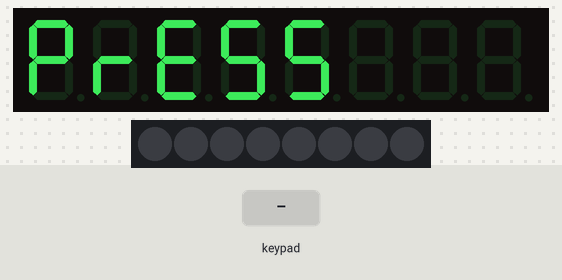
The program below on a simulated ESP32. On the bench: 8-digit seven-segment display, 8 RGB LEDs in strip order, left to right. Wiring (inferred from the names in the program): TM1638 display and keys: STB GPIO 4; clock GPIO 16; DIO GPIO 17. The test bench sets the inputs (shaded band).

Above: at 15.0 s.
16.0 s: keypad keys 1 2 3 4 pressed 0.47 s apart
At 16.28 s:
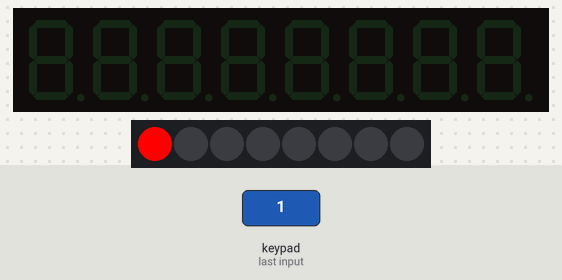
19.3 s: key '5' pressed
At 19.58 s:
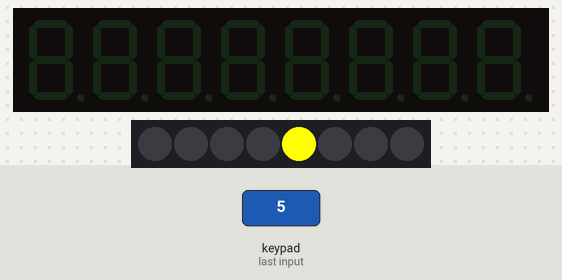
21.1 s: keypad keys 1 2 3 4 pressed 0.47 s apart
At 21.84 s:
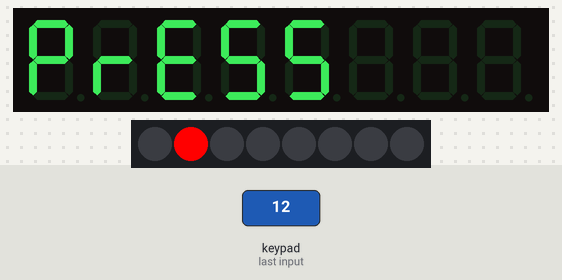
24.4 s: key '2' pressed
At 24.52 s:
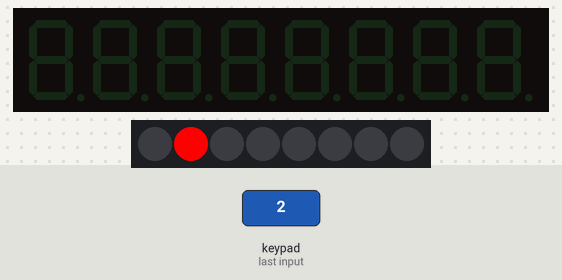
Timing chart, 0 to 27.1 s (numbered marks = the images above; inputs shaded):
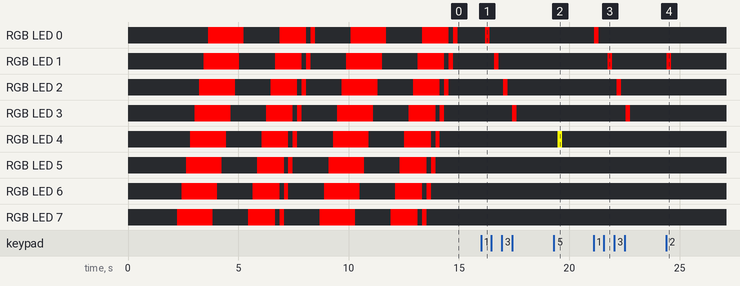

The program:

main.cpp
```cpp
#include <Arduino.h>
#include <vector>
#include <map>

// put function declarations here:

uint8_t readButtons(void);
void setLed(uint8_t value, uint8_t position);


// https://blog.3d-logic.com/2015/01/10/using-a-tm1638-based-board-with-arduino/

#include "wiring_shift_mod.h"

#define CLOCK_TYPE CLOCK_INVERT
#define CLOCK_DELAY_US 1

const int strobe_pin =  4;
const int clock_pin  = 16;
const int data_pin   = 17;

#define COUNTING_MODE 0
#define SCROLL_MODE 1
#define BUTTON_MODE 2

// https://en.wikichip.org/wiki/seven-segment_display/representing_letters

const unsigned char seven_seg_digits_decode_gfedcba[75]= {
/*  0     1     2     3     4     5     6     7     8     9     :     ;     */
    0x3F, 0x06, 0x5B, 0x4F, 0x66, 0x6D, 0x7D, 0x07, 0x7F, 0x6F, 0x00, 0x00,
/*  <     =     >     ?     @     A     B     C     D     E     F     G     */
    0x00, 0x00, 0x00, 0x00, 0x00, 0x77, 0x7C, 0x39, 0x5E, 0x79, 0x71, 0x3D,
/*  H     I     J     K     L     M     N     O     P     Q     R     S     */
    0x76, 0x30, 0x1E, 0x75, 0x38, 0x55, 0x54, 0x5C, 0x73, 0x67, 0x50, 0x6D,
/*  T     U     V     W     X     Y     Z     [     \     ]     ^     _     */
    0x78, 0x3E, 0x1C, 0x1D, 0x64, 0x6E, 0x5B, 0x00, 0x00, 0x00, 0x00, 0x00,
/*  `     a     b     c     d     e     f     g     h     i     j     k     */
    0x00, 0x77, 0x7C, 0x39, 0x5E, 0x79, 0x71, 0x3D, 0x76, 0x30, 0x1E, 0x75,
/*  l     m     n     o     p     q     r     s     t     u     v     w     */
    0x38, 0x55, 0x54, 0x5C, 0x73, 0x67, 0x50, 0x6D, 0x78, 0x3E, 0x1C, 0x1D,
/*  x     y     z     */
    0x64, 0x6E, 0x5B
};

unsigned char decode_7seg(unsigned char chr)
{ /* Implementation uses ASCII */
    if (chr > (unsigned char)'z')
        return 0x00;
	return seven_seg_digits_decode_gfedcba[chr - '0'];
}

void sendCommand(uint8_t value)
{
  digitalWrite(strobe_pin, LOW);
  shiftOutMod(data_pin, clock_pin, LSBFIRST, CLOCK_TYPE, CLOCK_DELAY_US, value);
  digitalWrite(strobe_pin, HIGH);
}

void reset()
{
  sendCommand(0x40); // set auto increment mode
  digitalWrite(strobe_pin, LOW);
  shiftOutMod(data_pin, clock_pin, LSBFIRST, CLOCK_TYPE, CLOCK_DELAY_US, 0xc0);   // set starting address to 0
  for(uint8_t i = 0; i < 16; i++)
  {
    shiftOutMod(data_pin, clock_pin, LSBFIRST, CLOCK_TYPE, CLOCK_DELAY_US, 0x00);
  }
  digitalWrite(strobe_pin, HIGH);
}

bool counting()
{
                       /*0*/ /*1*/ /*2*/ /*3*/ /*4*/ /*5*/ /*6*/ /*7*/ /*8*/ /*9*/
  uint8_t digits[] = { 0x3f, 0x06, 0x5b, 0x4f, 0x66, 0x6d, 0x7d, 0x07, 0x7f, 0x6f };

  static uint8_t digit = 0;

  sendCommand(0x40);
  digitalWrite(strobe_pin, LOW);
  shiftOutMod(data_pin, clock_pin, LSBFIRST, CLOCK_TYPE, CLOCK_DELAY_US, 0xc0);
  for(uint8_t position = 0; position < 8; position++)
  {
    shiftOutMod(data_pin, clock_pin, LSBFIRST, CLOCK_TYPE, CLOCK_DELAY_US, digits[digit]);
    shiftOutMod(data_pin, clock_pin, LSBFIRST, CLOCK_TYPE, CLOCK_DELAY_US, 0x00);
  }

  digitalWrite(strobe_pin, HIGH);

  digit = ++digit % 10;
  return digit == 0;
}

bool counting1()
{
                       /*0*/ /*1*/ /*2*/ /*3*/ /*4*/ /*5*/ /*6*/ /*7*/ /*8*/ /*9*/
  uint8_t digits[] = { 0x3f, 0x06, 0x5b, 0x4f, 0x66, 0x6d, 0x7d, 0x07, 0x7f, 0x6f };

  static uint8_t digit = 0;

  sendCommand(0x40);
  digitalWrite(strobe_pin, LOW);
  shiftOutMod(data_pin, clock_pin, LSBFIRST, CLOCK_TYPE, CLOCK_DELAY_US, 0xc0);
  // uint8_t position = 0;
  for(uint8_t position = 0; position < 8; position++)
  {
    shiftOutMod(data_pin, clock_pin, LSBFIRST, CLOCK_TYPE, CLOCK_DELAY_US, (position %2 == 0) ? digits[digit] : 0x00) ;
    shiftOutMod(data_pin, clock_pin, LSBFIRST, CLOCK_TYPE, CLOCK_DELAY_US, 0x00); // led[position] off
  }

  digitalWrite(strobe_pin, HIGH);

  digit = ++digit % 10;
  return digit == 0;
}

bool scroll1()
{
  uint8_t scrollText[] =
  {
    /* */ /* */ /* */ /* */ /* */ /* */ /* */ /* */
    0x00, 0x00, 0x00, 0x00, 0x00, 0x00, 0x00, 0x00,
    /*H*/ /*E*/ /*L*/ /*L*/ /*O*/ /*.*/ /*.*/ /*.*/
    0x76, 0x79, 0x38, 0x38, 0x3f, 0x80, 0x80, 0x80,
    /* */ /* */ /* */ /* */ /* */ /* */ /* */ /* */
    0x00, 0x00, 0x00, 0x00, 0x00, 0x00, 0x00, 0x00,
    /*H*/ /*E*/ /*L*/ /*L*/ /*O*/ /*.*/ /*.*/ /*.*/
    0x76, 0x79, 0x38, 0x38, 0x3f, 0x80, 0x80, 0x80,
  };

  static uint8_t index = 0;
  uint8_t scrollLength = sizeof(scrollText);

  sendCommand(0x40);
  digitalWrite(strobe_pin, LOW);
  shiftOutMod(data_pin, clock_pin, LSBFIRST, CLOCK_TYPE, CLOCK_DELAY_US, 0xc0);

  for(int i = 0; i < 8; i++)
  {
    uint8_t c = scrollText[(index + i) % scrollLength];

    shiftOutMod(data_pin, clock_pin, LSBFIRST, CLOCK_TYPE, CLOCK_DELAY_US, c);
    shiftOutMod(data_pin, clock_pin, LSBFIRST, CLOCK_TYPE, CLOCK_DELAY_US, c != 0 ? 1 : 0); // led[position] on/off
  }

  digitalWrite(strobe_pin, HIGH);

  index = ++index % (scrollLength << 1);

  return index == 0;
}

bool scroll()
{
  uint8_t scrollText[] =
  {
    /* */ /* */ /* */ /* */ /* */ /* */ /* */ /* */
    0x00, 0x00, 0x00, 0x00, 0x00, 0x00, 0x00, 0x00,
    /*H*/ /*E*/ /*L*/ /*L*/ /*O*/ /*.*/ /*.*/ /*.*/
    0x76, 0x79, 0x38, 0x38, 0x3f, 0x80, 0x80, 0x80,
    /* */ /* */ /* */ /* */ /* */ /* */ /* */ /* */
    0x00, 0x00, 0x00, 0x00, 0x00, 0x00, 0x00, 0x00,
    /*H*/ /*E*/ /*L*/ /*L*/ /*O*/ /*.*/ /*.*/ /*.*/
     0x80, 0x76, 0x79, 0x38, 0x38, 0x3f, 0x00, 0x80,
  };

  static uint8_t index = 0;
  uint8_t scrollLength = sizeof(scrollText);

  sendCommand(0x40);
  digitalWrite(strobe_pin, LOW);
  shiftOutMod(data_pin, clock_pin, LSBFIRST, CLOCK_TYPE, CLOCK_DELAY_US, 0xc0);

  for(int i = 0; i < 8; i++)
  {
    uint8_t c = scrollText[(index + i) % scrollLength];

    shiftOutMod(data_pin, clock_pin, LSBFIRST, CLOCK_TYPE, CLOCK_DELAY_US, c);
    shiftOutMod(data_pin, clock_pin, LSBFIRST, CLOCK_TYPE, CLOCK_DELAY_US, c != 0 ? 1 : 0);
  }

  digitalWrite(strobe_pin, HIGH);

  index = ++index % (scrollLength << 1);

  return index == 0;
}

void buttons()
{
  uint8_t promptText[] =
  {
    /*P*/ /*r*/ /*E*/ /*S*/ /*S*/ /* */ /* */ /* */
    0x73, 0x50, 0x79, 0x6d, 0x6d, 0x00, 0x00, 0x00,
    /* */ /* */ /* */ /* */ /* */ /* */ /* */ /* */
    0x00, 0x00, 0x00, 0x00, 0x00, 0x00, 0x00, 0x00,
    /*b*/ /*u*/ /*t*/ /*t*/ /*o*/ /*n*/ /*S*/ /* */
    0x7c, 0x1c, 0x78, 0x78, 0x5c, 0x54, 0x6d, 0x00,
    /* */ /* */ /* */ /* */ /* */ /* */ /* */ /* */
    0x00, 0x00, 0x00, 0x00, 0x00, 0x00, 0x00, 0x00,
  };

  static uint8_t block = 0;

  uint8_t textStartPos = (block / 4) << 3;
  for(uint8_t position = 0; position < 8; position++)
  {
    sendCommand(0x44);
    digitalWrite(strobe_pin, LOW);
    shiftOutMod(data_pin, clock_pin, LSBFIRST, CLOCK_TYPE, CLOCK_DELAY_US, 0xC0 + (position << 1));
    shiftOutMod(data_pin, clock_pin, LSBFIRST, CLOCK_TYPE, CLOCK_DELAY_US, promptText[textStartPos + position]);
    digitalWrite(strobe_pin, HIGH);
  }

  block = (block + 1) % 16;

  uint8_t buttons = readButtons();

  for(uint8_t position = 0; position < 8; position++)
  {
    uint8_t mask = 0x1 << position;

    setLed(buttons & mask ? ((position>=4)? 255 : 1) : 0, position);
    // setLed(buttons & mask ? 1 : 0, position);
  }
}

uint8_t readButtons(void)
{
  uint8_t buttons = 0;
  digitalWrite(strobe_pin, LOW);
  shiftOutMod(data_pin, clock_pin, LSBFIRST, CLOCK_TYPE, CLOCK_DELAY_US, 0x42);

  pinMode(data_pin, INPUT);

  for (uint8_t i = 0; i < 4; i++)
  {
    uint8_t v = shiftInMod(data_pin, clock_pin, LSBFIRST, CLOCK_TYPE, CLOCK_DELAY_US) << i;
    buttons |= v;
  }

  pinMode(data_pin, OUTPUT);
  digitalWrite(strobe_pin, HIGH);
  return buttons;
}

void setLed(uint8_t value, uint8_t position)
{
  pinMode(data_pin, OUTPUT);

  sendCommand(0x44);
  digitalWrite(strobe_pin, LOW);

  shiftOutMod(data_pin, clock_pin, LSBFIRST, CLOCK_TYPE, CLOCK_DELAY_US, 0xC1 + (position << 1));
  shiftOutMod(data_pin, clock_pin, LSBFIRST, CLOCK_TYPE, CLOCK_DELAY_US, value);
  digitalWrite(strobe_pin, HIGH);
}

void setup()
{
  pinMode(strobe_pin, OUTPUT);
  pinMode(clock_pin, OUTPUT);
  pinMode(data_pin, OUTPUT);

  sendCommand(0x8f);  // activate
  reset();
}

void loop()
{
  static uint8_t mode = COUNTING_MODE;

  switch(mode)
  {
  case COUNTING_MODE:
    mode += counting();
    // mode += counting1();
    break;
  case SCROLL_MODE:
    mode += scroll();
    // scroll();
    break;
  case BUTTON_MODE:
    buttons();
    break;
  }

  delay(200);
}
```

wiring_shift_mod.h
```cpp
#ifndef wiring_shift_mod_h
#define wiring_shift_mod_h

#define CLOCK_NORMAL 0
#define CLOCK_INVERT 1

void shiftOutMod(uint8_t dataPin, uint8_t clockPin, uint8_t bitOrder, uint8_t clock_type, uint16_t clock_delay_us, uint8_t val);
uint8_t shiftInMod(uint8_t dataPin, uint8_t clockPin, uint8_t bitOrder, uint8_t clock_type, uint16_t clock_delay_us);

#endif
```

wiring_shift_mod.cpp
```cpp
// (licence header left out)
#include <Arduino.h>
#include "wiring_shift_mod.h"

uint8_t shiftInMod(uint8_t dataPin, uint8_t clockPin, uint8_t bitOrder, uint8_t clock_type, uint16_t clock_delay_us) {
	uint8_t value = 0;
	uint8_t i;


	for (i = 0; i < 8; ++i) {
		digitalWrite(clockPin, (clock_type ? LOW : HIGH));
    delayMicroseconds(clock_delay_us);
		if (bitOrder == LSBFIRST)
			value |= digitalRead(dataPin) << i;
		else
			value |= digitalRead(dataPin) << (7 - i);
		digitalWrite(clockPin, (clock_type ? HIGH : LOW));
	}
	return value;
}

void shiftOutMod(uint8_t dataPin, uint8_t clockPin, uint8_t bitOrder, uint8_t clock_type, uint16_t clock_delay_us, uint8_t val)
{
	uint8_t i;

	for (i = 0; i < 8; i++)  {
		if (bitOrder == LSBFIRST)
			digitalWrite(dataPin, !!(val & (1 << i)));
		else
			digitalWrite(dataPin, !!(val & (1 << (7 - i))));

		digitalWrite(clockPin, (clock_type ? LOW : HIGH));
		delayMicroseconds(clock_delay_us);
		digitalWrite(clockPin, (clock_type ? HIGH : LOW));
	}
}
```

Measured:
- what the display in image 0 shows lasts 0.9 s, from 14.9 s to 15.8 s
